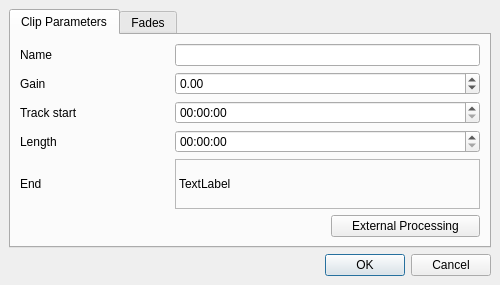
<ui version="4.0" >
 <class>AudioClipEditDialog</class>
 <widget class="QDialog" name="AudioClipEditDialog" >
  <property name="geometry" >
   <rect>
    <x>0</x>
    <y>0</y>
    <width>500</width>
    <height>285</height>
   </rect>
  </property>
  <property name="windowTitle" >
   <string>Dialog</string>
  </property>
  <layout class="QVBoxLayout" >
   <property name="margin" >
    <number>9</number>
   </property>
   <property name="spacing" >
    <number>6</number>
   </property>
   <item>
    <widget class="QTabWidget" name="tabWidget" >
     <property name="currentIndex" >
      <number>0</number>
     </property>
     <widget class="QWidget" name="tab" >
      <attribute name="title" >
       <string>Clip Parameters</string>
      </attribute>
      <layout class="QGridLayout" >
       <property name="margin" >
        <number>9</number>
       </property>
       <property name="spacing" >
        <number>6</number>
       </property>
       <item row="5" column="0" colspan="2" >
        <spacer>
         <property name="orientation" >
          <enum>Qt::Horizontal</enum>
         </property>
         <property name="sizeHint" >
          <size>
           <width>261</width>
           <height>20</height>
          </size>
         </property>
        </spacer>
       </item>
       <item row="5" column="2" >
        <widget class="QPushButton" name="externalProcessingButton" >
         <property name="text" >
          <string>External Processing</string>
         </property>
        </widget>
       </item>
       <item row="0" column="1" colspan="2" >
        <widget class="QLineEdit" name="clipNameLineEdit" />
       </item>
       <item row="1" column="1" colspan="2" >
        <widget class="QDoubleSpinBox" name="clipGainSpinBox" >
         <property name="maximum" >
          <double>30.000000000000000</double>
         </property>
         <property name="minimum" >
          <double>-120.000000000000000</double>
         </property>
         <property name="singleStep" >
          <double>0.200000000000000</double>
         </property>
        </widget>
       </item>
       <item row="2" column="1" colspan="2" >
        <widget class="QTimeEdit" name="clipStartEdit" >
         <property name="toolTip" >
          <string>hh:mm:ss.sss</string>
         </property>
        </widget>
       </item>
       <item row="3" column="1" colspan="2" >
        <widget class="QTimeEdit" name="clipLengthEdit" >
         <property name="toolTip" >
          <string>hh:mm:ss.sss</string>
         </property>
        </widget>
       </item>
       <item row="4" column="1" colspan="2" >
        <widget class="QLabel" name="clipEndLineEdit" >
         <property name="frameShape" >
          <enum>QFrame::StyledPanel</enum>
         </property>
         <property name="frameShadow" >
          <enum>QFrame::Sunken</enum>
         </property>
         <property name="text" >
          <string>TextLabel</string>
         </property>
        </widget>
       </item>
       <item row="4" column="0" >
        <widget class="QLabel" name="label_6" >
         <property name="text" >
          <string>End</string>
         </property>
        </widget>
       </item>
       <item row="3" column="0" >
        <widget class="QLabel" name="label_2" >
         <property name="text" >
          <string>Length</string>
         </property>
        </widget>
       </item>
       <item row="2" column="0" >
        <widget class="QLabel" name="label_3" >
         <property name="text" >
          <string>Track start</string>
         </property>
        </widget>
       </item>
       <item row="1" column="0" >
        <widget class="QLabel" name="label_4" >
         <property name="text" >
          <string>Gain</string>
         </property>
        </widget>
       </item>
       <item row="0" column="0" >
        <widget class="QLabel" name="label" >
         <property name="text" >
          <string>Name</string>
         </property>
        </widget>
       </item>
      </layout>
     </widget>
     <widget class="QWidget" name="tab_2" >
      <attribute name="title" >
       <string>Fades</string>
      </attribute>
      <layout class="QHBoxLayout" >
       <property name="margin" >
        <number>9</number>
       </property>
       <property name="spacing" >
        <number>6</number>
       </property>
       <item>
        <widget class="QGroupBox" name="groupBox" >
         <property name="title" >
          <string>Fade In</string>
         </property>
         <layout class="QGridLayout" >
          <property name="margin" >
           <number>9</number>
          </property>
          <property name="spacing" >
           <number>6</number>
          </property>
          <item row="0" column="1" >
           <widget class="QTimeEdit" name="fadeInEdit" >
            <property name="maximumTime" >
             <time>
              <hour>22</hour>
              <minute>0</minute>
              <second>0</second>
             </time>
            </property>
           </widget>
          </item>
          <item row="3" column="1" >
           <widget class="QDoubleSpinBox" name="fadeInStrengthBox" >
            <property name="maximum" >
             <double>1.000000000000000</double>
            </property>
            <property name="singleStep" >
             <double>0.050000000000000</double>
            </property>
           </widget>
          </item>
          <item row="2" column="1" >
           <widget class="QDoubleSpinBox" name="fadeInBendingBox" >
            <property name="maximum" >
             <double>1.000000000000000</double>
            </property>
            <property name="singleStep" >
             <double>0.050000000000000</double>
            </property>
           </widget>
          </item>
          <item row="1" column="0" >
           <widget class="QLabel" name="label_7" >
            <property name="text" >
             <string>Mode</string>
            </property>
           </widget>
          </item>
          <item row="2" column="0" >
           <widget class="QLabel" name="label_10" >
            <property name="text" >
             <string>Bending</string>
            </property>
           </widget>
          </item>
          <item row="0" column="0" >
           <widget class="QLabel" name="label_5" >
            <property name="text" >
             <string>Length</string>
            </property>
           </widget>
          </item>
          <item row="1" column="1" >
           <widget class="QComboBox" name="fadeInModeBox" />
          </item>
          <item row="3" column="0" >
           <widget class="QLabel" name="label_11" >
            <property name="text" >
             <string>Strength</string>
            </property>
           </widget>
          </item>
          <item row="4" column="0" >
           <widget class="QPushButton" name="fadeInLinearButton" >
            <property name="text" >
             <string>&amp;Linear</string>
            </property>
           </widget>
          </item>
          <item row="4" column="1" >
           <widget class="QPushButton" name="fadeInDefaultButton" >
            <property name="text" >
             <string>&amp;Default</string>
            </property>
           </widget>
          </item>
         </layout>
        </widget>
       </item>
       <item>
        <widget class="QGroupBox" name="groupBox_2" >
         <property name="title" >
          <string>Fade Out</string>
         </property>
         <layout class="QGridLayout" >
          <property name="margin" >
           <number>9</number>
          </property>
          <property name="spacing" >
           <number>6</number>
          </property>
          <item row="3" column="1" >
           <widget class="QDoubleSpinBox" name="fadeOutStrengthBox" >
            <property name="maximum" >
             <double>1.000000000000000</double>
            </property>
            <property name="singleStep" >
             <double>0.050000000000000</double>
            </property>
           </widget>
          </item>
          <item row="2" column="0" >
           <widget class="QLabel" name="label_12" >
            <property name="text" >
             <string>Bending</string>
            </property>
           </widget>
          </item>
          <item row="1" column="0" >
           <widget class="QLabel" name="label_8" >
            <property name="text" >
             <string>Mode</string>
            </property>
           </widget>
          </item>
          <item row="1" column="1" >
           <widget class="QComboBox" name="fadeOutModeBox" />
          </item>
          <item row="0" column="0" >
           <widget class="QLabel" name="label_9" >
            <property name="text" >
             <string>Length</string>
            </property>
           </widget>
          </item>
          <item row="0" column="1" >
           <widget class="QTimeEdit" name="fadeOutEdit" />
          </item>
          <item row="3" column="0" >
           <widget class="QLabel" name="label_13" >
            <property name="text" >
             <string>Strength</string>
            </property>
           </widget>
          </item>
          <item row="2" column="1" >
           <widget class="QDoubleSpinBox" name="fadeOutBendingBox" >
            <property name="maximum" >
             <double>1.000000000000000</double>
            </property>
            <property name="singleStep" >
             <double>0.050000000000000</double>
            </property>
           </widget>
          </item>
          <item row="4" column="0" >
           <widget class="QPushButton" name="fadeOutLinearButton" >
            <property name="text" >
             <string>&amp;Linear</string>
            </property>
           </widget>
          </item>
          <item row="4" column="1" >
           <widget class="QPushButton" name="fadeOutDefaultButton" >
            <property name="text" >
             <string>&amp;Default</string>
            </property>
           </widget>
          </item>
         </layout>
        </widget>
       </item>
      </layout>
     </widget>
    </widget>
   </item>
   <item>
    <widget class="QDialogButtonBox" name="buttonBox" >
     <property name="orientation" >
      <enum>Qt::Horizontal</enum>
     </property>
     <property name="standardButtons" >
      <set>QDialogButtonBox::Cancel|QDialogButtonBox::NoButton|QDialogButtonBox::Ok</set>
     </property>
    </widget>
   </item>
  </layout>
 </widget>
 <resources/>
 <connections/>
</ui>
